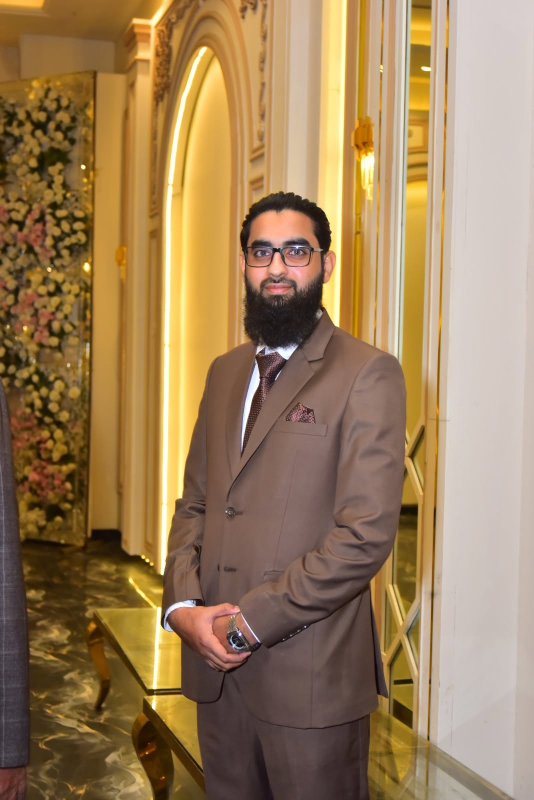
#> input picture assets/raw/waleed.jpg, 1068 x 1600 px (shown at 1/2 size)
$ python -i photo.py   (imports and definitions only)
#> lines starting #> are read from the running program, lines starting #| are printed output that depends on the picture
#> `bg = Image.new("RGB",(W,W)); px=bg.load()`: bg: PIL image 800x800 RGB; every value is 0
from PIL import Image, ImageEnhance, ImageFilter, ImageOps, ImageDraw, ImageFont
from rembg import remove, new_session
import numpy as np
# [1 line not run here, left out]
# [1 line that did not run here, left out]
# [1 line that did not run here, left out]
# [1 line that did not run here, left out]
# [1 line that did not run here, left out]
cut.save("assets/work/cutout_raw.png")
# light grade on RGB only: warm-neutral, small contrast, sharpen
def grade(im):
    rgb = im.convert("RGB")
    rgb = ImageEnhance.Brightness(rgb).enhance(1.03)
    rgb = ImageEnhance.Contrast(rgb).enhance(1.03)
    rgb = rgb.filter(ImageFilter.UnsharpMask(radius=1.0, percent=25, threshold=4))
    out = rgb.convert("RGBA"); out.putalpha(im.getchannel("A") if im.mode=="RGBA" else 255)
    return out
# [1 line that did not run here, left out]
# crop to subject bbox
# [1 line that did not run here, left out]
# [1 line not run here, left out]
# hero: head to hips (y from top of head to ~1300), pad
# [1 line that did not run here, left out]
# [1 line that did not run here, left out]
# rim light: mint glow edge behind subject
def rim(im, col=(46,230,166), r=10):
    al = im.getchannel("A")
    glow = al.filter(ImageFilter.GaussianBlur(r)).point(lambda v: int(v*0.55))
    layer = Image.new("RGBA", im.size, col+(0,)); layer.putalpha(glow)
    base = Image.new("RGBA", im.size, (0,0,0,0)); base.alpha_composite(layer); base.alpha_composite(im)
    return base
pad = 30
# [1 line that did not run here, left out]
rim(canvas).save("public/images/profile/waleed-hero.webp", quality=90)
# card 800x800: head+shoulders on dark gradient
# [1 line that did not run here, left out]
# [1 line that did not run here, left out]
# [1 line that did not run here, left out]
W=800
# [6 lines not run here, left out]
bg = bg.convert("RGBA")
#> bg: PIL image 800x800 RGBA
#> `v = Image.new("L",(W,W),0); ImageDraw.Draw(v).ellipse((-W*0.2,-W*0.2,W..`: v: PIL image 800x800 L; every value is 0
# [1 line that did not run here, left out]
# [2 lines not run here, left out]
v = v.filter(ImageFilter.GaussianBlur(120))
dark = Image.new("RGB",(W,W),(7,8,12)); card = Image.composite(bg.convert("RGB"),dark,v)
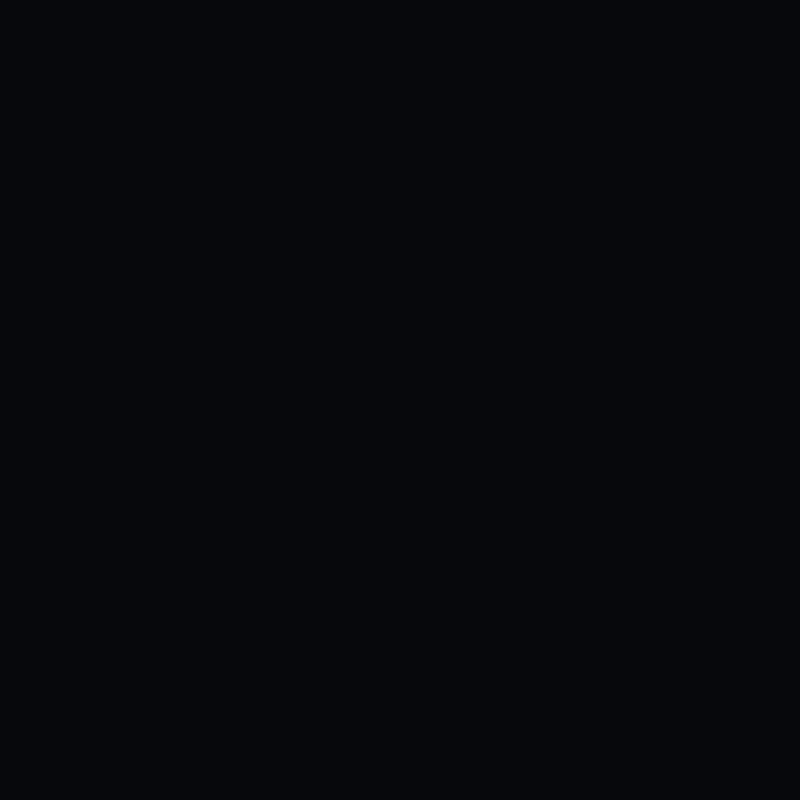
#> dark: PIL image 800x800 RGB; mean R, G, B 7, 8, 12
# [1 line not run here, left out]
# avatar 256 circle
av = card.crop((150,60,650,560)).resize((256,256), Image.LANCZOS).convert("RGBA")
#> `m = Image.new("L",(256,256),0); ImageDraw.Draw(m).ellipse((0,0,255,255..`: m: PIL image 256x256 L; every value is 0
# [2 lines not run here, left out]
# og 1200x630
og = Image.new("RGB",(1200,630),(7,8,12)); d = ImageDraw.Draw(og)
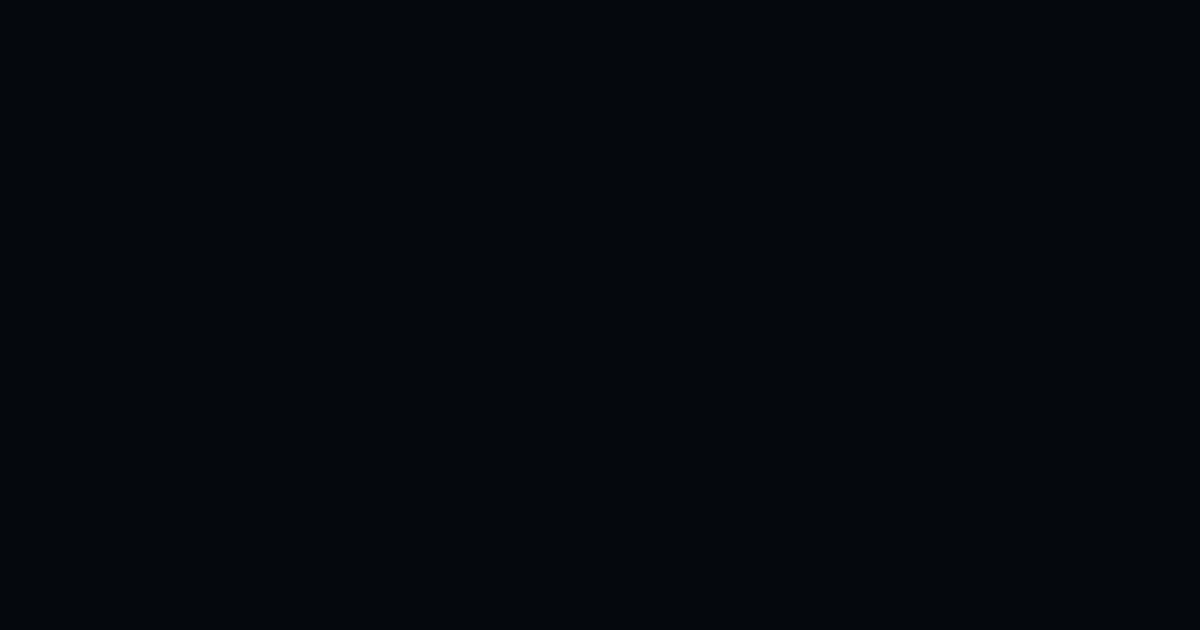
#> og: PIL image 1200x630 RGB; mean R, G, B 7, 8, 12
# [3 lines not run here, left out]
mask = Image.linear_gradient("L").rotate(90).resize((260,630)); # fade left edge of photo
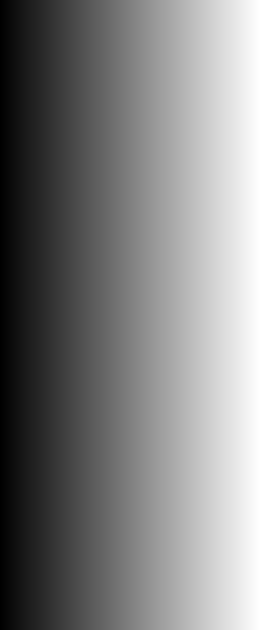
#> mask: PIL image 260x630 L; min 0, max 255, mean 127.5
#> `edge = Image.new("RGB",(260,630),(14,17,32)); og.paste(edge,(570,0),ma..`:
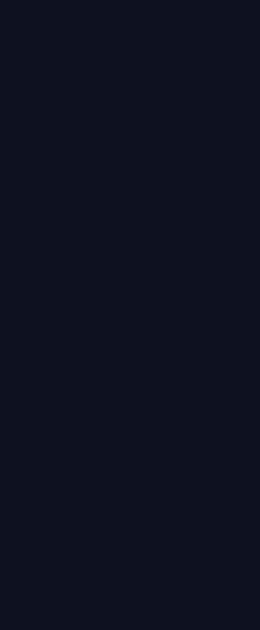
#> edge: PIL image 260x630 RGB; mean R, G, B 14, 17, 32
#> `ba = Image.new("RGB",(455*2+ 40 + 0, 784),(20,20,20)); ba.paste(b,(0,0))`: ba: PIL image 950x784 RGB; every value is 20
# [1 line not run here, left out]
def font(n,s):
    for p in (f"C:/Windows/Fonts/{n}",):
        try: return ImageFont.truetype(p,s)
        except: pass
    return ImageFont.load_default()
d = ImageDraw.Draw(og)
# [5 lines not run here, left out]
# before/after board
# [1 line that did not run here, left out]
# [3 lines not run here, left out]

>>> from PIL import Image
>>> picture = Image.open('../raw/waleed.jpg')
#> picture is the input picture: PIL image 1068x1600 RGB; mean R, G, B 156.5, 127.6, 90.5
>>> result = grade(picture)
